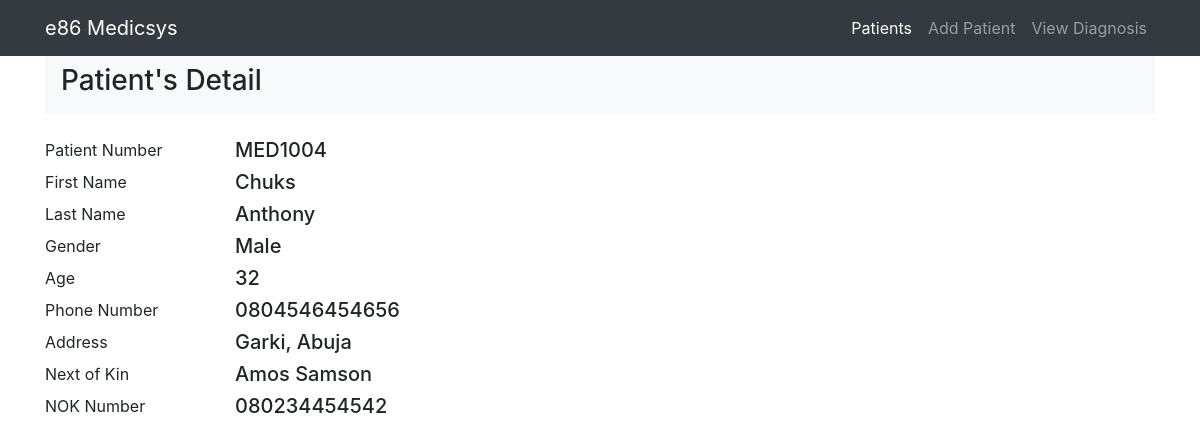
The app's page /medicapp/patient_detail.php?patient=4 with its own data.
### tables this page shows
CREATE TABLE IF NOT EXISTS `patients` (
`id` int(11) NOT NULL,
  `patient_no` varchar(11) NOT NULL,
  `first_name` text NOT NULL,
  `last_name` text NOT NULL,
  `age` int(11) NOT NULL,
  `gender` varchar(10) NOT NULL,
  `address` text NOT NULL,
  `phone` varchar(20) NOT NULL,
  `next_of_kin` text NOT NULL,
  `nok_phone` varchar(20) NOT NULL
);

### medicapp/patient_detail.php (the view, shortened to what this page needs)
<?php include('process.php'); ?>
<!DOCTYPE html>
<html lang="en">
<head>
   <link rel="stylesheet" href="https://stackpath.bootstrapcdn.com/bootstrap/4.5.2/css/bootstrap.min.css"
>
</head>
<body>
   <nav class="navbar navbar-expand-lg navbar-dark bg-dark">
   <div class="container">
      <a class="navbar-brand" href="index.php">e86 Medicsys</a>
      <div class="collapse navbar-collapse" id="navbarNavDropdown">
         <ul class="navbar-nav ml-auto">
            <li class="nav-item active">
               <a class="nav-link" href="index.php">Patients <span class="sr-only">(current)</span></a>
            </li>
            <li class="nav-item">
               <a class="nav-link" href="add_patients.php">Add Patient</a>
            </li>
            <li class="nav-item">
               <a class="nav-link" href="all_diagnosis.php">View Diagnosis</a>
            </li>
         </ul>
      </div>
   </div>
   </nav>
      <?php
         if (isset($_GET['patient'])) {
            $id = $_GET['patient'];
            $query = "SELECT * FROM patients WHERE id=$id";
            $result = mysqli_query($db_connect, $query);
            if (count($result)==1) {
               $row = $result->fetch_array();
            }
         };
      ?>
        <div class="container">
            <nav class="navbar navbar-light bg-light">
            <h3> Patient's Detail </h3>
            </nav> <br>
         <div class="row">
            <div class="col-sm-12 col-md-2">
            <label for="">Patient Number</label>
            </div>
            <div class="col-sm-12 col-md-10">
            <h5><?php echo $row['patient_no'];  ?></h5>
            </div>
         </div>
         <div class="row">
            <div class="col-sm-12 col-md-2">
            <label for="">First Name</label>
            </div>
            <div class="col-sm-12 col-md-10">
            <h5><?php echo $row['first_name'];  ?></h5>
            </div>
         </div>
         <div class="row">
            <div class="col-sm-12 col-md-2">
            <label for="">Last Name</label>
            </div>
            <div class="col-sm-12 col-md-10">
            <h5><?php echo $row['last_name'];  ?></h5>
            </div>
         </div>
         <div class="row">
            <div class="col-sm-12 col-md-2">
            <label for="">Gender</label>
            </div>
            <div class="col-sm-12 col-md-10">
            <h5><?php echo $row['gender'];  ?></h5>
            </div>
         </div>
         <div class="row">
            <div class="col-sm-12 col-md-2">
            <label for="">Age</label>
            </div>
            <div class="col-sm-12 col-md-10">
            <h5><?php echo $row['age'];  ?></h5>
            </div>
         </div>
         <div class="row">
            <div class="col-sm-12 col-md-2">
            <label for="">Phone Number</label>
            </div>
            <div class="col-sm-12 col-md-10">
            <h5><?php echo $row['phone'];  ?></h5>
            </div>
         </div>
         <div class="row">
            <div class="col-sm-12 col-md-2">
            <label for="">Address</label>
            </div>
            <div class="col-sm-12 col-md-10">
            <h5><?php echo $row['address'];  ?></h5>
            </div>
         </div>
         <div class="row">
            <div class="col-sm-12 col-md-2">
            <label for="">Next of Kin</label>
            </div>
            <div class="col-sm-12 col-md-10">
            <h5><?php echo $row['next_of_kin'];  ?></h5>
            </div>
         </div>
         <div class="row">
            <div class="col-sm-12 col-md-2">
            <label for="">NOK Number</label>
            </div>
            <div class="col-sm-12 col-md-10">
            <h5><?php echo $row['nok_phone'];  ?></h5>
            </div>
         </div>
      </div>
</body>
</html>

### records on screen
patients: patient_no "MED1004", first_name "Chuks", last_name "Anthony", gender "Male", age "32", phone "0804546454656", address "Garki, Abuja", next_of_kin "Amos Samson", nok_phone "080234454542"
